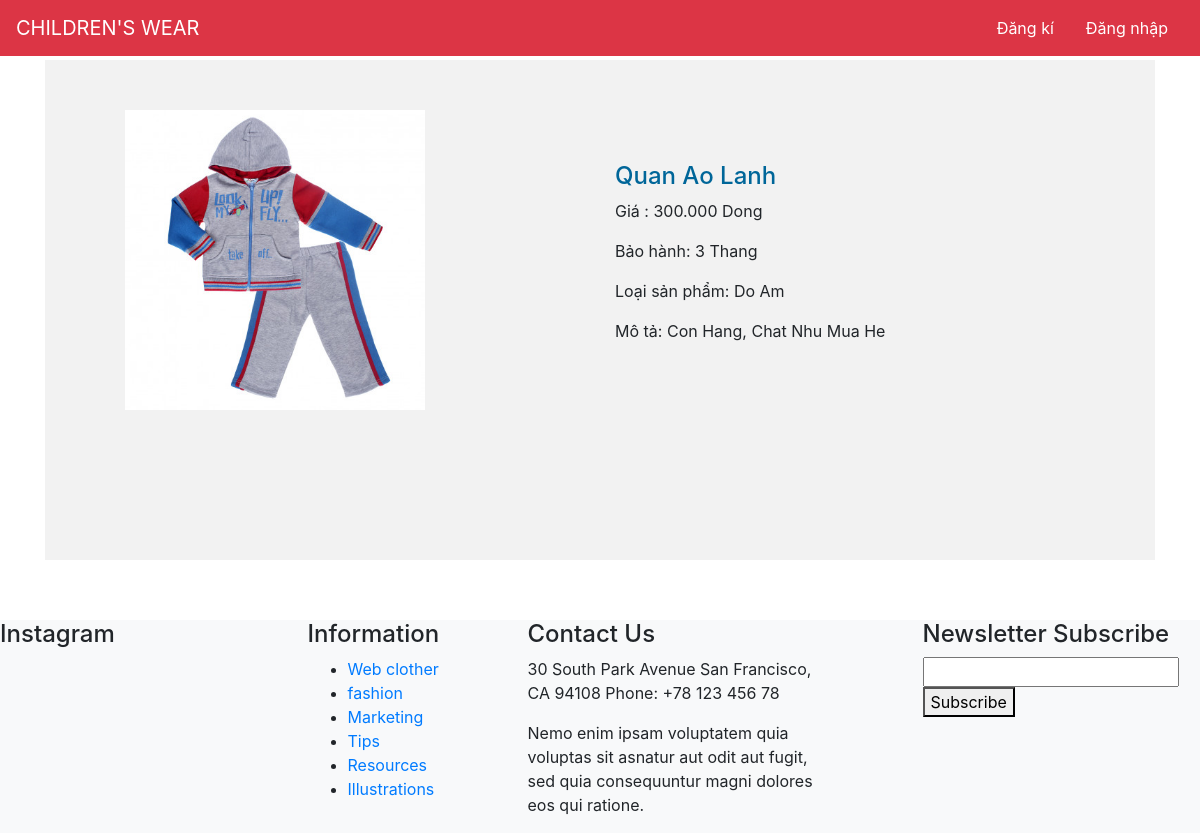
The app's page /?chitietsanpham=37 with its own data.
### tables this page shows
CREATE TABLE `sanpham` (
  `id` int(11) NOT NULL,
  `tensanpham` varchar(50) NOT NULL,
  `id_loaisp` int(11) NOT NULL,
  `img` varchar(250) NOT NULL,
  `mota` varchar(250) NOT NULL,
  `baohanh` varchar(250) NOT NULL,
  `gia` varchar(250) NOT NULL
);

CREATE TABLE `loaisampham` (
  `id_loaisp` int(11) NOT NULL,
  `tenloaisanpham` varchar(50) NOT NULL
);

### index.php (called while the page is built)
<?php
	include './controller/controllerchung.php';
 ?>

### model/sanphammodel.php (called while the page is built, shortened)
<?php
	include_once 'databasemodel.php';
	class sanphammodel extends databasemodel
	{
		private $dbConnect;
		function __construct()
		{
			$this->dbConnect = new databasemodel();
			if ($this->dbConnect->checkDBConnection()) {
				return true;
			} else {
				return false;
			}
		}
		public function OneRecordData1($id_record)
		{
			$sql_oneRecord = "SELECT *
							  From sanpham, loaisampham
							  where sanpham.id_loaisp = loaisampham.id_loaisp
							  and sanpham.id = $id_record";
			$ketqua = $this->dbConnect->OneRecord1($sql_oneRecord);
			return $ketqua;
		}
	}
 ?>

### model/databasemodel.php (called while the page is built, shortened)
<?php
	class databasemodel
	{
		private $host_name = "localhost";
		private $user_name = "root";
		private $password = "";
		private $db_name = "shopgioithieu";
		private $ketnoi = false;
		public function checkDBConnection()
		{
			$this->ketnoi = mysqli_connect($this->host_name,$this->user_name,$this->password,$this->db_name);
			if ($this->ketnoi) {
				return true;
			} else {
				return false;
			}
		}
	    public function OneRecord1($select_one)
	    {
	        $ketqua_ketnoi = mysqli_query($this->ketnoi,$select_one);
	        if ($ketqua_ketnoi) {
	            $data_row = mysqli_fetch_row($ketqua_ketnoi);
	            return $data_row;
	        }else {
	            return false;
	        }
	    }
	}
?>

### controller/sanphamcontroller.php (called while the page is built, shortened)
<?php
include_once './model/sanphammodel.php';
	class sanphamcontroller
	{
		private $sanpham_model;
		function __construct()
		{
			$this->sanpham_model = new sanphammodel();
		}
		public function sanphamdetail1()
		{
			$id = $_GET['chitietsanpham'];
			$ketqua = $this->sanpham_model->OneRecordData1($id);
			return $ketqua;
		}
	}
 ?>

### view/sanpham/detail.php (the view, shortened to what this page needs)
<!DOCTYPE html>
<html>
<head>
  <link rel="stylesheet" href="https://maxcdn.bootstrapcdn.com/bootstrap/4.0.0/css/bootstrap.min.css">
</head>
<header >
      <nav class="navbar navbar-light bg-danger fixed-top">
        <a class="navbar-brand text-white" href="http://localhost:8080/QuanAoShop/">CHILDREN'S WEAR</a>
        <ul class="nav  nav-pills justify-content-end ">
          <li class="nav-item">
            <a class="nav-link text-white " href="?createuser">Đăng kí</a>
          </li>
          <li class="nav-item">
            <a class="nav-link text-white" href="?dangnhap">Đăng nhập</a>
          </li>
        </ul>
      </nav>
    </header>
  <body>
<div>
	<div class="container" style="margin-top: 3%">
		<div class="col-md-12 full">
			<div class="col-md-6" >
				<img id="myimage" src="img/<?php echo $ketqua[3]; ?>" width="300" height="240">
			</div>
			<div class="col-md-6">
				<h4> <?php echo $ketqua[1]; ?></h4>
				<p>Giá : <?php echo $ketqua[6]; ?></p>
				<p>Bảo hành: <?php echo $ketqua[5]; ?></p>
				<p>Loại sản phẩm: <?php echo $ketqua[8]; ?></p>
				<p>Mô tả: <?php echo $ketqua[4]; ?></p>
			</div>
		</div>
	</div>
</div>
<div id="footer" class="color-div bg-light" style="margin-top: 5%;float: left;">
      <div class="row">
        <div class="col-sm-3">
          <div class="widget">
            <h4 class="widget-title">Instagram</h4>
          </div>
        </div>
        <div class="col-sm-2">
          <div class="widget">
            <h4 class="widget-title">Information</h4>
            <div>
              <ul>
                <li><a href="blog_fullwidth_2col.html"><i class="fa fa-chevron-right"></i> Web clother</a></li>
                <li><a href="blog_fullwidth_2col.html"><i class="fa fa-chevron-right"></i> fashion</a></li>
                <li><a href="blog_fullwidth_2col.html"><i class="fa fa-chevron-right"></i> Marketing</a></li>
                <li><a href="blog_fullwidth_2col.html"><i class="fa fa-chevron-right"></i> Tips</a></li>
                <li><a href="blog_fullwidth_2col.html"><i class="fa fa-chevron-right"></i> Resources</a></li>
                <li><a href="blog_fullwidth_2col.html"><i class="fa fa-chevron-right"></i> Illustrations</a></li>
              </ul>
            </div>
          </div>
        </div>
        <div class="col-sm-4">
         <div class="col-sm-10">
          <div class="widget">
            <h4 class="widget-title">Contact Us</h4>
            <div>
              <div class="contact-info">
                <p>30 South Park Avenue San Francisco, CA 94108 Phone: +78 123 456 78</p>
                <p>Nemo enim ipsam voluptatem quia voluptas sit asnatur aut odit aut fugit, sed quia consequuntur magni dolores eos qui ratione.</p>
              </div>
            </div>
          </div>
          </div>
        </div>
        <div class="col-sm-3">
          <div class="widget">
            <h4 class="widget-title">Newsletter Subscribe</h4>
            <form action="#" method="post">
              <input type="email" name="your_email">
              <button class="pull-right" type="submit">Subscribe <i class="fa fa-chevron-right"></i></button>
            </form>
          </div>
        </div>
      </div>
</body>
</html>

### view/sanpham/detail.php (style rules this page uses)
.full { background-color:#f2f2f2; height: 500px; }
.col-md-6 { float: left; }
.col-md-6 h4 { color:#006699; padding-top: 20%; }
* { box-sizing: border-box; }
img { padding: 50px; transition: transform .2s; width: 400px; height: 400px; margin: 0 auto; }

### records on screen
sanpham: img (picture), tensanpham "Quan Ao Lanh", gia "300.000 Dong", baohanh "3 Thang", id_loaisp.tenloaisanpham "Do Am", mota "Con Hang, Chat Nhu Mua He"
